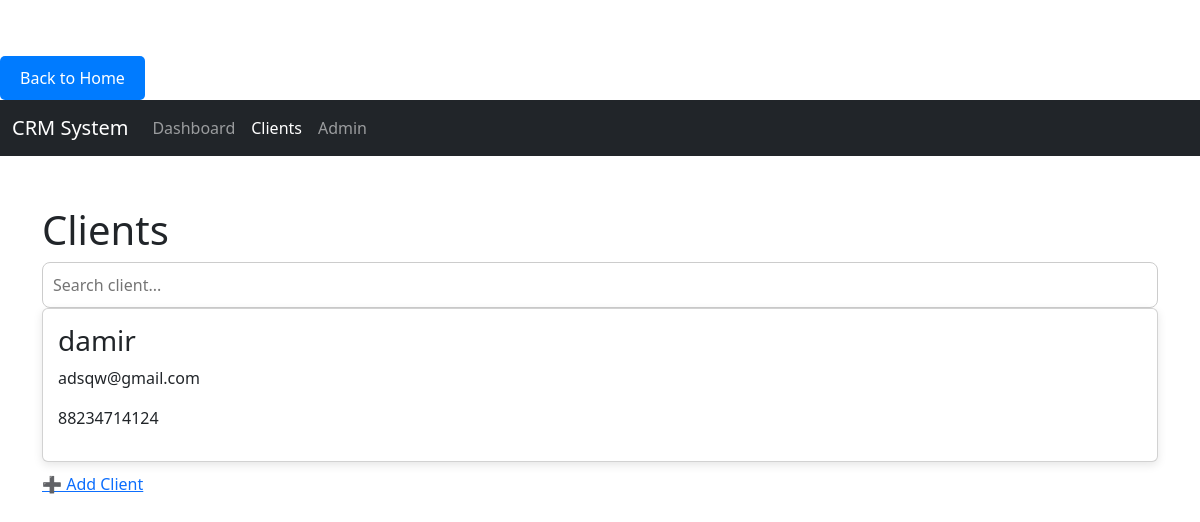
/clients/, run on the app's committed database.
### clients/models.py (models this page shows, shortened)
class Client(models.Model):
    name = models.CharField(max_length=255)
    email = models.EmailField()
    phone = models.CharField(max_length=20)
    company = models.CharField(max_length=255, blank=True)
    created_by = models.ForeignKey(settings.AUTH_USER_MODEL, on_delete=models.CASCADE)
    created_at = models.DateTimeField(auto_now_add=True)
    email = models.EmailField(validators=[EmailValidator()])
    name = models.CharField(max_length=100)
    phone = models.CharField(max_length=20)

### clients/views.py (the view)
# urls.py: path('clients/', clients_page),
def clients_page(request):
    query = request.GET.get('q')
    if query:
        clients = Client.objects.filter(name__icontains=query)
    else:
        clients = Client.objects.all()
    return render(request, 'clients.html', {'clients': clients})

### templates/clients.html (shortened to what this page needs)
<!DOCTYPE html>
<html>
<head>
</head>
<body>
<a href="/" style="text-decoration: none; color: white;">
        <button style="background-color: #007bff; color: white; border: none; padding: 10px 20px; border-radius: 5px; cursor: pointer;">Back to Home</button>
    </a>
    <link href="https://cdn.jsdelivr.net/npm/bootstrap@5.3.0-alpha3/dist/css/bootstrap.min.css" rel="stylesheet">
    <nav class="navbar navbar-expand-lg navbar-dark bg-dark">
        <div class="container-fluid">
            <a class="navbar-brand" href="/">CRM System</a>
            <div class="collapse navbar-collapse" id="navbarNav">
                <ul class="navbar-nav">
                    <li class="nav-item">
                        <a class="nav-link" href="/">Dashboard</a>
                    </li>
                    <li class="nav-item">
                        <a class="nav-link active" aria-current="page" href="/clients/">Clients</a>
                    </li>
                    <li class="nav-item">
                        <a class="nav-link" href="/admin/">Admin</a>
                    </li>
                </ul>
            </div>
        </div>
    </nav>
    <div class="container">
        <h1>Clients</h1>
        <form method="GET">
            <input type="text" name="q" placeholder="Search client...">
        </form>
        {% for client in clients %}
            <div class="card" onclick="alert('Client: {{ client.name }}')">
                <h3>{{ client.name }}</h3>
                <p>{{ client.email }}</p>
                <p>{{ client.phone }}</p>
            </div>
        {% endfor %}
        <a href="/admin/clients/client/add/" style="display:inline-block;margin-bottom:15px;">
    ➕ Add Client
</a>
    </div>
</body>
</html>

### templates/clients.html (style rules this page uses)
body { font-family: Arial; background: #f5f7fb; }
.container { max-width: 900px; margin: 50px auto; }
input { width: 100%; padding: 10px; margin-bottom: 20px; border-radius: 8px; border: 1px solid #ccc; }
.card { background: white; padding: 15px; margin-bottom: 10px; border-radius: 10px; box-shadow: 0 3px 10px rgba(0,0,0,0.1); transition: 0.3s; }
body { padding-top: 56px; }

### data on the page
Client: name "damir", email "adsqw@gmail.com", phone "88234714124"
